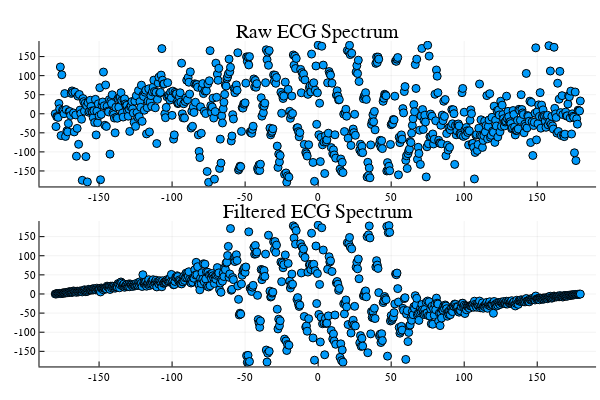

The code cell stored with this chart in its notebook:
### Markdown cell above
8. plot phase spectrums

### Code cell
phase = [atan(imag(i), real(i)) for i in F] * 180 / pi
p1 = plot(frequencies, phase, seriestype = :scatter, label="", title="Raw ECG Spectrum")
phase_filtered = [atan(imag(i), real(i)) for i in F_filtered] * 180 / pi
p2 = plot(frequencies, phase_filtered, seriestype = :scatter, label="", title="Filtered ECG Spectrum")
plot(p1, p2, layout=(2,1), label="")

### Figure 1 — Plotly figure (JSON) as saved in the notebook; plotly's stock layout.template omitted (floating-point values rounded to 4 significant figures; data arrays with more than 128 entries replaced by an {"elided": "..."} marker saying what was removed)
{"data": [{"colorbar": {"title": ""}, "legendgroup": "", "marker": {"color": "rgba(0, 154, 250, 1.000)", "line": {"color": "rgba(0, 0, 0, 1.000)", "width": 1}, "size": 8, "symbol": "circle"}, "mode": "markers", "name": "", "showlegend": false, "type": "scatter", "x": {"elided": "720 float values"}, "xaxis": "x1", "y": {"elided": "720 float values"}, "yaxis": "y1", "zmax": null, "zmin": null}, {"colorbar": {"title": ""}, "legendgroup": "", "marker": {"color": "rgba(0, 154, 250, 1.000)", "line": {"color": "rgba(0, 0, 0, 1.000)", "width": 1}, "size": 8, "symbol": "circle"}, "mode": "markers", "name": "", "showlegend": false, "type": "scatter", "x": {"elided": "720 float values"}, "xaxis": "x2", "y": {"elided": "720 float values"}, "yaxis": "y2", "zmax": null, "zmin": null}], "layout": {"annotations": [{"font": {"color": "rgba(0, 0, 0, 1.000)", "family": "sans-serif", "size": 20}, "rotation": 0, "showarrow": false, "text": "Raw ECG Spectrum", "x": 0.5296, "xanchor": "center", "xref": "paper", "y": 1, "yanchor": "top", "yref": "paper"}, {"font": {"color": "rgba(0, 0, 0, 1.000)", "family": "sans-serif", "size": 20}, "rotation": 0, "showarrow": false, "text": "Filtered ECG Spectrum", "x": 0.5296, "xanchor": "center", "xref": "paper", "y": 0.5, "yanchor": "top", "yref": "paper"}], "height": 400, "legend": {"bgcolor": "rgba(255, 255, 255, 1.000)", "bordercolor": "rgba(0, 0, 0, 1.000)", "borderwidth": 1, "font": {"color": "rgba(0, 0, 0, 1.000)", "family": "sans-serif", "size": 11}, "title": {"font": {"color": "rgba(0, 0, 0, 1.000)", "family": "sans-serif", "size": 15}, "text": ""}, "tracegroupgap": 0, "traceorder": "normal", "x": 1, "xanchor": "auto", "y": 1, "yanchor": "auto"}, "margin": {"b": 20, "l": 0, "r": 0, "t": 20}, "paper_bgcolor": "rgba(255, 255, 255, 1.000)", "plot_bgcolor": "rgba(255, 255, 255, 1.000)", "showlegend": true, "width": 600, "xaxis1": {"anchor": "y1", "domain": [0.06582, 0.9934], "gridcolor": "rgba(0, 0, 0, 0.100)", "gridwidth": 0.5, "linecolor": "rgba(0, 0, 0, 1.000)", "mirror": false, "range": [-190.8, 190.3], "showgrid": true, "showline": true, "showticklabels": true, "tickangle": 0, "tickcolor": "rgb(0, 0, 0)", "tickfont": {"color": "rgba(0, 0, 0, 1.000)", "family": "sans-serif", "size": 11}, "tickmode": "array", "ticks": "inside", "ticktext": ["-150", "-100", "-50", "0", "50", "100", "150"], "tickvals": [-150, -100, -50, 0, 50, 100, 150], "title": "", "titlefont": {"color": "rgba(0, 0, 0, 1.000)", "family": "sans-serif", "size": 15}, "type": "-", "visible": true, "zeroline": false, "zerolinecolor": "rgba(0, 0, 0, 1.000)"}, "xaxis2": {"anchor": "y2", "domain": [0.06582, 0.9934], "gridcolor": "rgba(0, 0, 0, 0.100)", "gridwidth": 0.5, "linecolor": "rgba(0, 0, 0, 1.000)", "mirror": false, "range": [-190.8, 190.3], "showgrid": true, "showline": true, "showticklabels": true, "tickangle": 0, "tickcolor": "rgb(0, 0, 0)", "tickfont": {"color": "rgba(0, 0, 0, 1.000)", "family": "sans-serif", "size": 11}, "tickmode": "array", "ticks": "inside", "ticktext": ["-150", "-100", "-50", "0", "50", "100", "150"], "tickvals": [-150, -100, -50, 0, 50, 100, 150], "title": "", "titlefont": {"color": "rgba(0, 0, 0, 1.000)", "family": "sans-serif", "size": 15}, "type": "-", "visible": true, "zeroline": false, "zerolinecolor": "rgba(0, 0, 0, 1.000)"}, "yaxis1": {"anchor": "x1", "domain": [0.5376, 0.9415], "gridcolor": "rgba(0, 0, 0, 0.100)", "gridwidth": 0.5, "linecolor": "rgba(0, 0, 0, 1.000)", "mirror": false, "range": [-190.6, 190.8], "showgrid": true, "showline": true, "showticklabels": true, "tickangle": 0, "tickcolor": "rgb(0, 0, 0)", "tickfont": {"color": "rgba(0, 0, 0, 1.000)", "family": "sans-serif", "size": 11}, "tickmode": "array", "ticks": "inside", "ticktext": ["-150", "-100", "-50", "0", "50", "100", "150"], "tickvals": [-150, -100, -50, 0, 50, 100, 150], "title": "", "titlefont": {"color": "rgba(0, 0, 0, 1.000)", "family": "sans-serif", "size": 15}, "type": "-", "visible": true, "zeroline": false, "zerolinecolor": "rgba(0, 0, 0, 1.000)"}, "yaxis2": {"anchor": "x2", "domain": [0.03762, 0.4415], "gridcolor": "rgba(0, 0, 0, 0.100)", "gridwidth": 0.5, "linecolor": "rgba(0, 0, 0, 1.000)", "mirror": false, "range": [-189.6, 190.8], "showgrid": true, "showline": true, "showticklabels": true, "tickangle": 0, "tickcolor": "rgb(0, 0, 0)", "tickfont": {"color": "rgba(0, 0, 0, 1.000)", "family": "sans-serif", "size": 11}, "tickmode": "array", "ticks": "inside", "ticktext": ["-150", "-100", "-50", "0", "50", "100", "150"], "tickvals": [-150, -100, -50, 0, 50, 100, 150], "title": "", "titlefont": {"color": "rgba(0, 0, 0, 1.000)", "family": "sans-serif", "size": 15}, "type": "-", "visible": true, "zeroline": false, "zerolinecolor": "rgba(0, 0, 0, 1.000)"}}}
